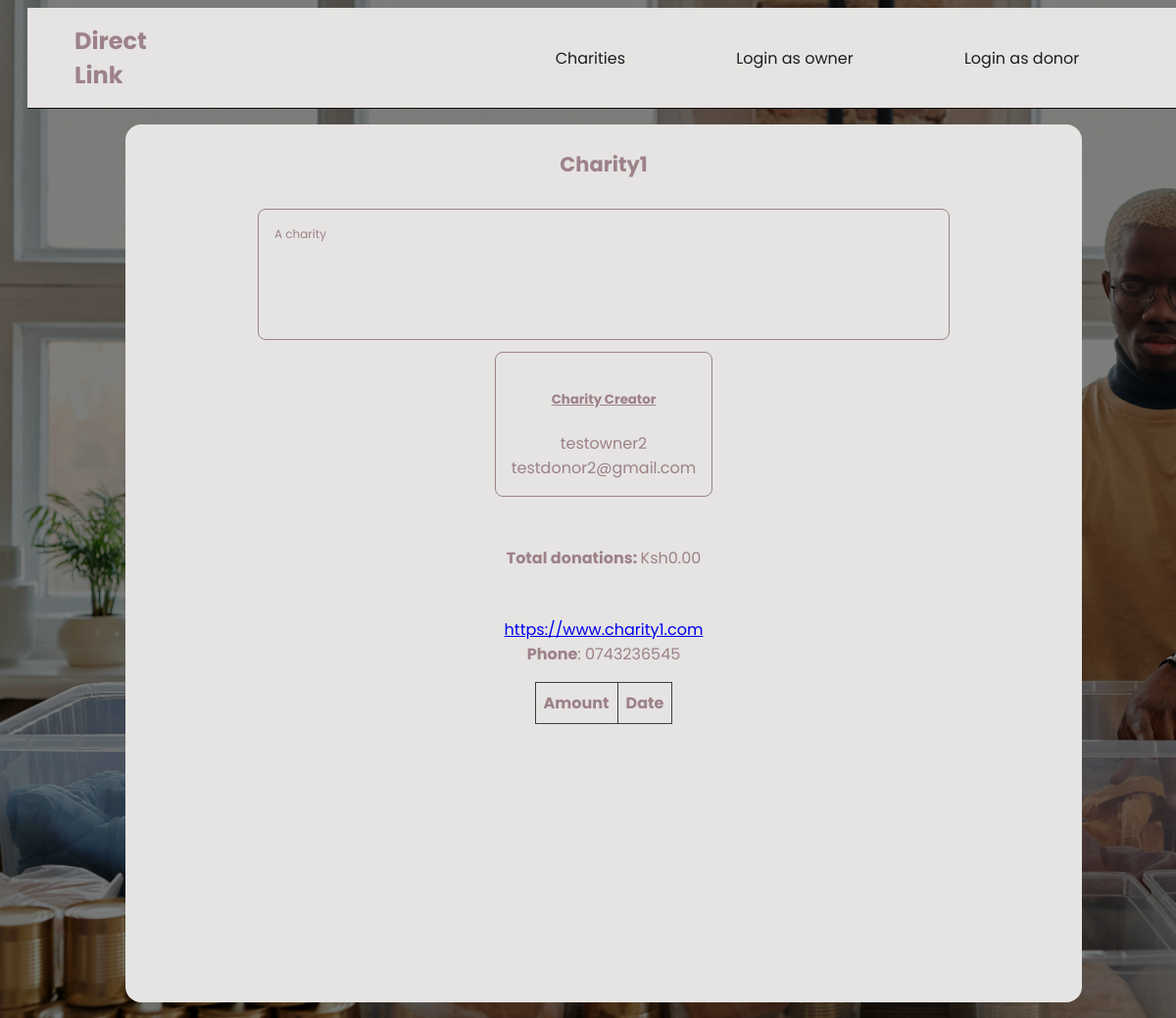
The app's page /charity/1, older data.
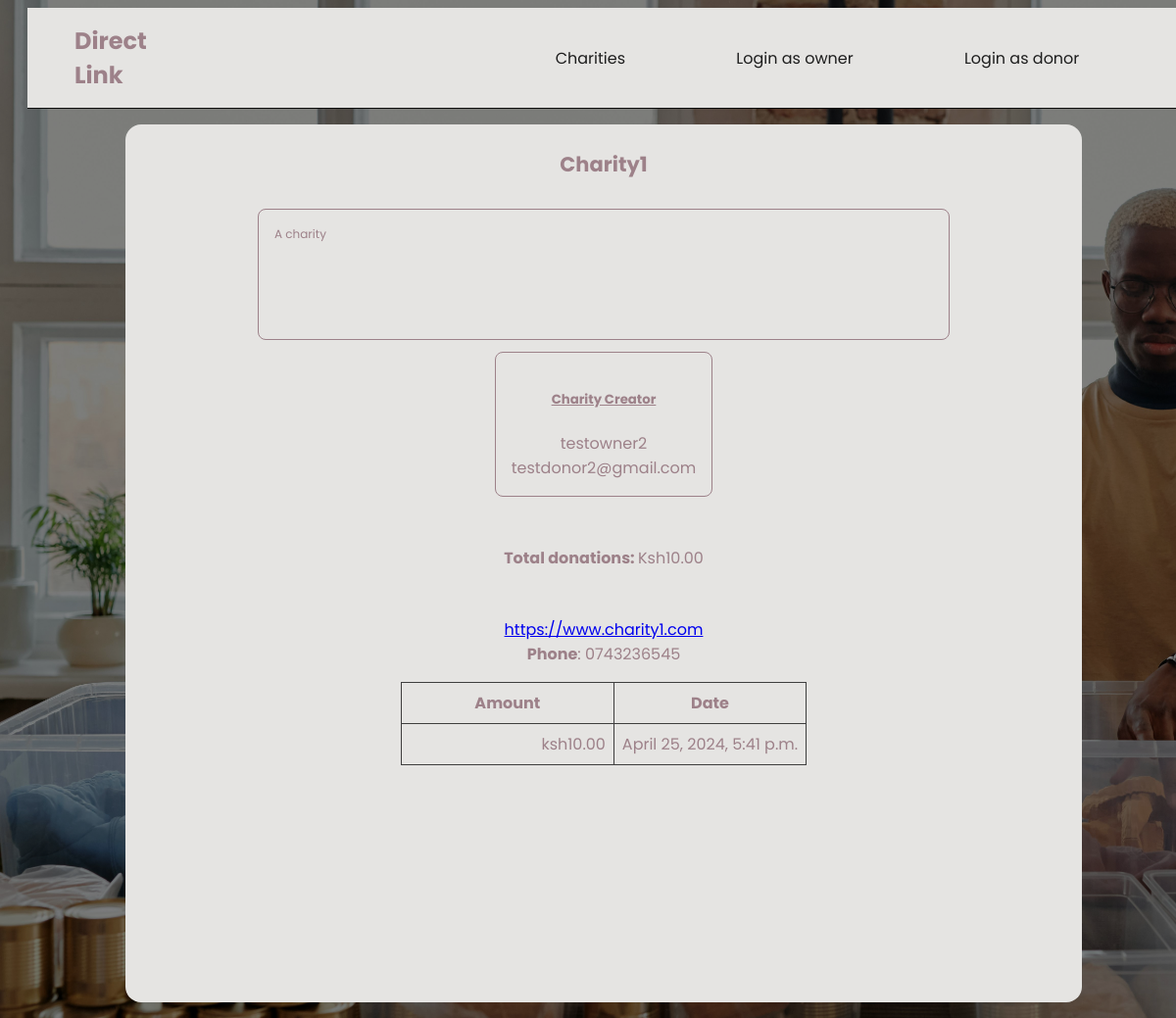
The same page, newer data.
### charity/models.py (models this page shows, shortened)
class Charity(models.Model):
    name = models.CharField(max_length=100)
    description = models.TextField()
    phone_number = models.CharField(max_length=20)
    address = models.CharField(max_length=255)
    website = models.URLField(blank=True, null=True)
    logo = models.ImageField(upload_to=upload_path, blank=True, null=True)
    total_donations = models.DecimalField(max_digits=10, decimal_places=2, default=0)
    mission = models.CharField(max_length=500)
    creator = models.ForeignKey(Owner, on_delete=models.SET_NULL, null=True)

class Owner(AbstractBaseUser):
    gender_list = (
        ('F', 'Female'),
        ('M', 'Male'),
        ('O', 'Other')
    )
    username = models.CharField(max_length=40, unique=True)
    email = models.EmailField(max_length=100, unique=True)
    phone = models.CharField(max_length=20, )
    gender = models.CharField(max_length=1, choices=gender_list)
    avatar = models.ImageField(null=True,blank = True, upload_to=upload_path)
    bio = models.TextField(null=True)
    bank_account = models.CharField(max_length=50, null=True, blank=True)
    groups = models.ManyToManyField(Group, related_name='owner_groups')
    user_permissions = models.ManyToManyField(Permission, related_name='owner_permissions')
    role = models.CharField(max_length=10,  default='owner', editable=False)
    USERNAME_FIELD = "email"

### donation/models.py (models this page shows)
class Donation(models.Model):
    reference_msg = models.CharField(max_length=50)
    amount = models.DecimalField(max_digits=10, decimal_places=2, default=0)
    donor = models.ForeignKey(Donor, on_delete=models.SET_NULL, null = True, related_name='donations')
    charity = models.ForeignKey(Charity, on_delete=models.DO_NOTHING, related_name='donations')
    date = models.DateTimeField(auto_now_add=True)

### charity/views.py (the view)
# urls.py: path("<str:pk>", views.get_charity, name="charity_get_one"),
def get_charity(request, pk):
    try:
        charity = Charity.objects.get(id=pk)
        print(charity.creator.id)
        donations = charity.donations.all()
        donation_count = charity.donations.count()
        form = DonationForm(initial={'charity': charity.id})
        return render(request, 'charity/index.html', {'charity': charity, 'form': form, 'donations': donations, 'donation_count':donation_count })
    except:
        print('err')
        return HttpResponse('<center><h1 style="color:red">Error fetching charity</h1></center>')

### charity/templates/charity/index.html (shortened to what this page needs)
{% extends 'bases/owner_base.html' %}
{% block content %}
    {% if user.role == 'owner' %}
        {% include 'components/owner_navbar.html' %}
    {% elif user.role == 'donor' %}
        {% include 'components/donor_navbar.html' %}
    {% else %}
        {% include 'components/navbar.html' %}
    {% endif %}
            <section class="charity_page p_1 flex flex_col justify_start items_center">
                <h1 class="charity_name">{{ charity.name }}</h1>
                <p class="charity_description main_border">{{ charity.description }}</p>
                <article class="page_owner_details flex flex_col justify_flex_start items_center main_border">
                    <h5><u>Charity Creator</u></h5>
                    <span class="page_owner_name">{{ charity.creator.username }}</span>
                    <span class="page_owner_email">{{ charity.creator.email }}</span>
                </article>
                <article class="page_donations flex flex_col justify_start items_center" style="margin-top:50px">
                    <span class="page_total_donations"><b>Total donations: </b>Ksh{{ charity.total_donations }}</span>
                </article>
                <a href="{{ charity.website }}" class="page_website_link">{{ charity.website }}</a>
                <span class="phone"><b>Phone</b>: {{ charity.phone_number }}</span>
            <table style="margin-top:16px ">
                <thead>
                    <th>Amount</th>
                    <th>Date</th>
                </thead>
                <tbody>
                    {% for donation in donations %}
                        <tr>
                            <td class="table_char_amt">ksh{{ donation.amount }}</td>
                            <td>{{ donation.date }}</td>
                        </tr>
                    {% endfor %}
                </tbody>
            </table>
            </section>
{% endblock content %}

Row changes from the older to the newer data that the page shows:
changed Charity "Charity1": total_donations "0.00" → "10.00"
added Donation: amount "10.00", date "April 25, 2024, 5:41 p.m."
